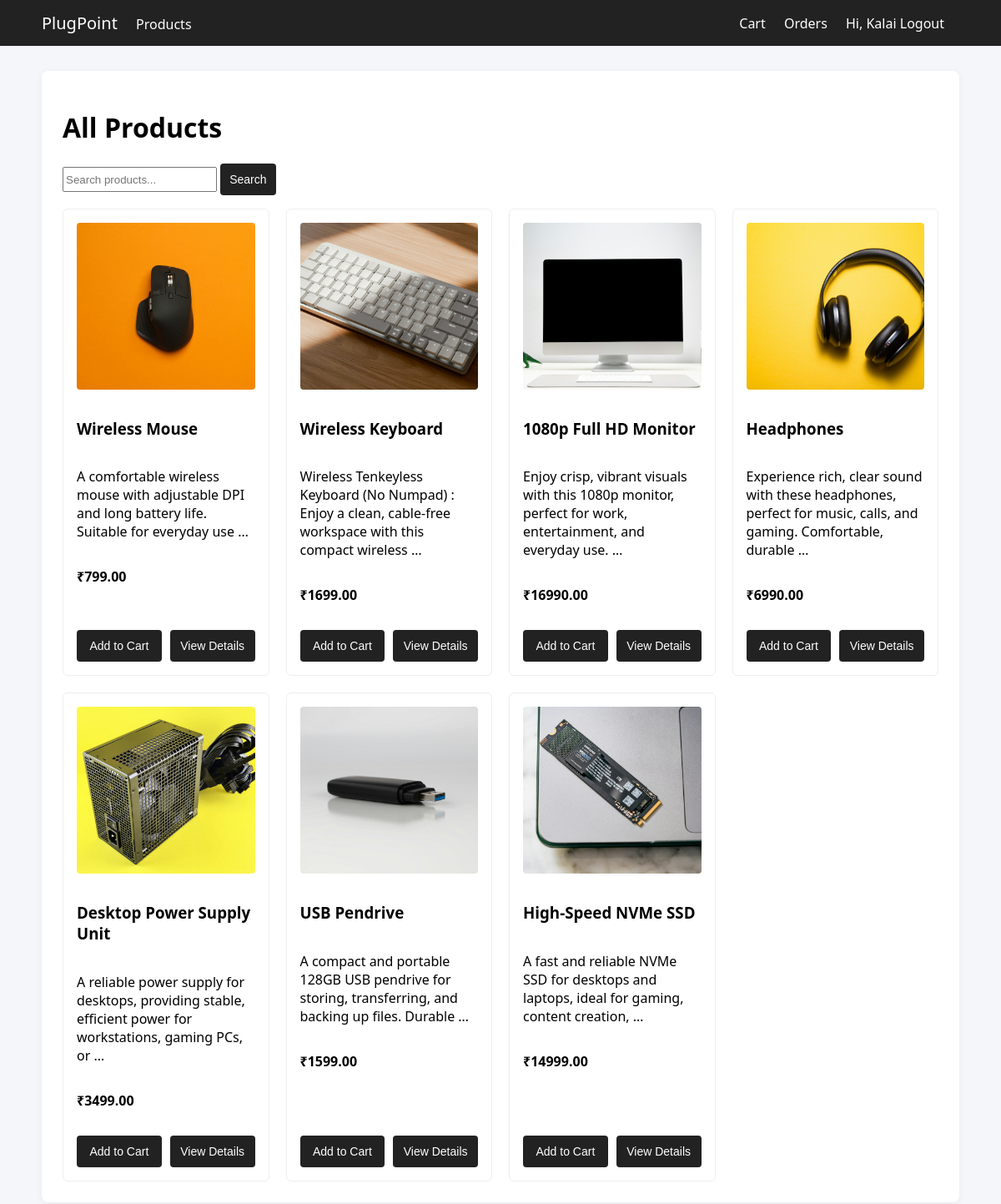
The page /products/ (signed in) on the database its author committed.
### shop/models.py (models this page shows, shortened)
class Product(models.Model):
    name = models.CharField(max_length=200)
    description = models.TextField()
    price = models.DecimalField(max_digits=10, decimal_places=2)
    image = models.ImageField(upload_to='products/', blank=True, null=True)
    stock = models.IntegerField(default=0)
    created_at = models.DateTimeField(auto_now_add=True)
    def in_stock(self):
        return self.stock > 0

### shop/views.py (the view)
# urls.py: path('products/', views.product_list, name='product_list'),
def product_list(request):
    products = Product.objects.all()
    search_query = request.GET.get('search', '')
    if search_query:
        products = products.filter(name__icontains=search_query)
    context = {
        'products': products,
        'search_query': search_query,
    }
    return render(request, 'shop/product_list.html', context)

### templates/shop/product_list.html (shortened to what this page needs)
{% extends 'shop/base.html' %}
{% block content %}
<h1>All Products</h1>
<form method="get" style="margin-bottom: 1rem;">
    <input style="height: 30px;" type="text" name="search" placeholder="Search products..." value="{{ search_query }}">
    <button type="submit">Search</button>
</form>
<div class="product-grid">
    {% for product in products %}
    <div class="product-card">
        {% if product.image %}
        <img src="{{ product.image.url }}" alt="{{ product.name }}"
            style="width: 100%; height: 200px; object-fit: cover; border-radius: 4px; margin-bottom: 15px;">
        {% else %}
        <div
            style="width: 100%; height: 200px; background-color: #f0f0f0; border-radius: 4px; margin-bottom: 15px; display: flex; align-items: center; justify-content: center; color: #888;">
            No Image
        </div>
        {% endif %}
        <h3>{{ product.name }}</h3>
        <p>{{ product.description|truncatewords:15 }}</p>
        <p><strong>₹{{ product.price }}</strong></p>
        <div style="display: flex; gap: 10px; margin-top: auto; padding-top: 15px;">
            {% if user.is_authenticated and product.in_stock %}
            <form action="{% url 'add_to_cart' product.id %}" method="post" style="margin: 0; flex: 1;">
                <button type="submit" class="btn" style="width: 100%;">Add to Cart</button>
            </form>
            {% elif not product.in_stock %}
            <button disabled class="btn" style="flex: 1; background-color: #6c757d; cursor: not-allowed;">Out of
                Stock</button>
            {% else %}
            <form action="{% url 'login' %}" method="get" style="margin: 0; flex: 1;">
                <button type="submit" class="btn" style="width: 100%;">Login</button>
            </form>
            {% endif %}
            <form action="{% url 'product_detail' product.id %}" method="get" style="margin: 0; flex: 1;">
                <button type="submit" class="btn" style="width: 100%;">View Details</button>
            </form>
        </div>
    </div>
    {% empty %}
    <p>No products found.</p>
    {% endfor %}
</div>
{% endblock %}

### templates/shop/base.html (shortened to what this page needs)
<!DOCTYPE html>
<html lang="en">
<head>
</head>
<body>
    <nav class="navbar">
        <div class="nav-container">
            <div class="nav-left">
                <a class="brand" href="{% url 'home' %}">PlugPoint</a>
                <a href="{% url 'product_list' %}">Products</a>
            </div>
            <div class="nav-right">
                {% if user.is_authenticated %}
                <a href="{% url 'cart' %}">Cart</a>
                <a href="{% url 'order_list' %}">Orders</a>
                <span style="color:white;">Hi, {{ user.username }}</span>
                <a href="{% url 'logout' %}">Logout</a>
                {% else %}
                <a href="{% url 'login' %}">Login</a>
                <a href="{% url 'register' %}">Register</a>
                {% endif %}
            </div>
        </div>
    </nav>
    <div class="container">
        {% block content %}
        {% endblock %}
    </div>
</body>
</html>

### templates/shop/base.html (style rules this page uses)
* { box-sizing: border-box; }
body { margin: 0; font-family: system-ui, -apple-system, sans-serif; background-color: #f5f6fa; }
.navbar { background-color: #222; padding: 14px 0; }
.nav-container { max-width: 1100px; margin: auto; display: flex; justify-content: space-between; align-items: center; }
.nav-left a, .nav-right a { color: white; text-decoration: none; margin-right: 18px; font-weight: 500; }
.brand { font-size: 20px; font-weight: bold; }
.container { max-width: 1100px; margin: 30px auto; background: white; padding: 25px; border-radius: 8px; box-shadow: 0 2px 8px rgba(0, 0, 0, 0.05); }
.product-grid { display: grid; grid-template-columns: repeat(auto-fill, minmax(240px, 1fr)); gap: 20px; }
.product-card { border: 1px solid #eee; padding: 16px; border-radius: 6px; transition: 0.2s; background: #fff; display: flex; flex-direction: column; height: 100%; }
button, .btn { display: inline-block; background: #222; color: white; border: 1px solid transparent; padding: 10px 10px; border-radius: 4px; cursor: pointer; text-decoration: none; font-size: 14px; transition: 0.2s; white-space: nowrap; text-align: center; }

### rows shown on the page
Product: image (picture), name "Wireless Mouse", description "A comfortable wireless mouse with adjustable DPI and long battery life. Suitable for everyday use …", price "799.00", stock "Add to Cart"
Product: image (picture), name "Wireless Keyboard", description "Wireless Tenkeyless Keyboard (No Numpad) : Enjoy a clean, cable-free workspace with this compact wireless …", price "1699.00", stock "Add to Cart"
Product: image (picture), name "1080p Full HD Monitor", description "Enjoy crisp, vibrant visuals with this 1080p monitor, perfect for work, entertainment, and everyday use. …", price "16990.00", stock "Add to Cart"
Product: image (picture), name "Headphones", description "Experience rich, clear sound with these headphones, perfect for music, calls, and gaming. Comfortable, durable …", price "6990.00", stock "Add to Cart"
Product: image (picture), name "Desktop Power Supply Unit", description "A reliable power supply for desktops, providing stable, efficient power for workstations, gaming PCs, or …", price "3499.00", stock "Add to Cart"
Product: image (picture), name "USB Pendrive", description "A compact and portable 128GB USB pendrive for storing, transferring, and backing up files. Durable …", price "1599.00", stock "Add to Cart"
Product: image (picture), name "High-Speed NVMe SSD", description "A fast and reliable NVMe SSD for desktops and laptops, ideal for gaming, content creation, …", price "14999.00", stock "Add to Cart"

### other values the page prints
{{ user.username }} "Kalai"
